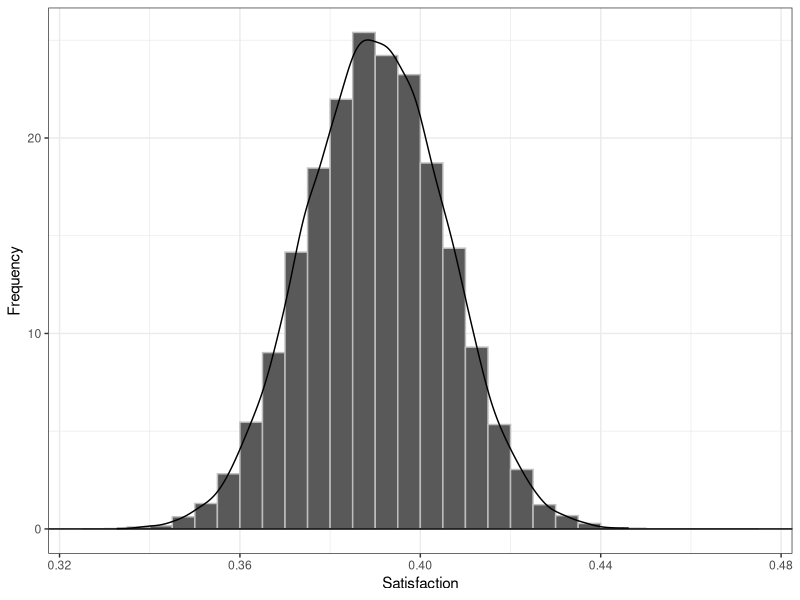
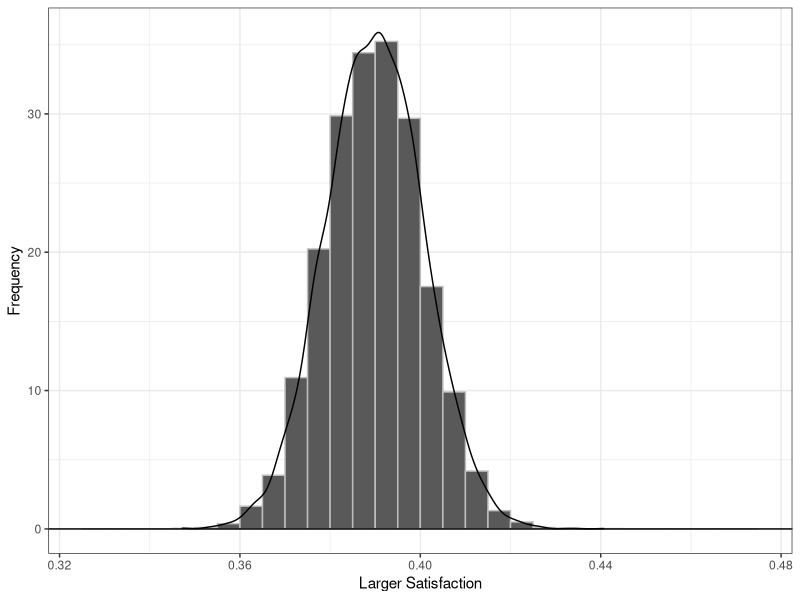
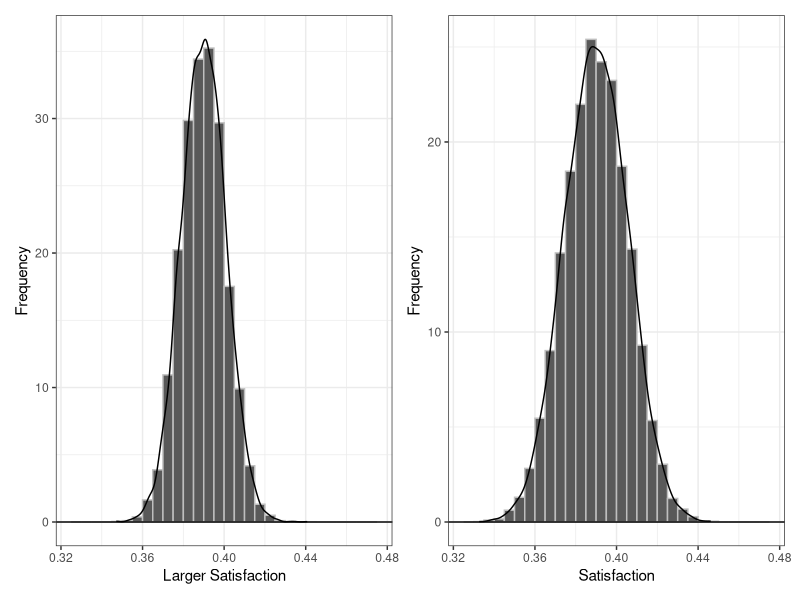
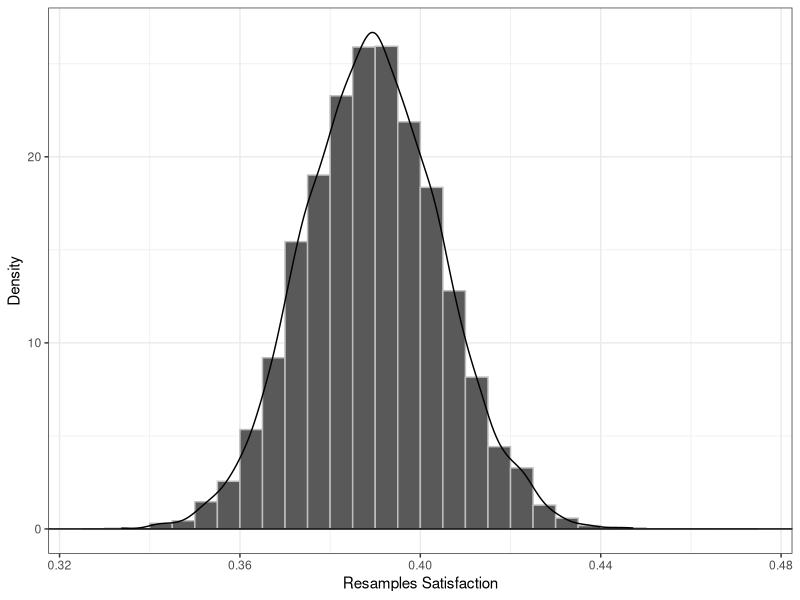
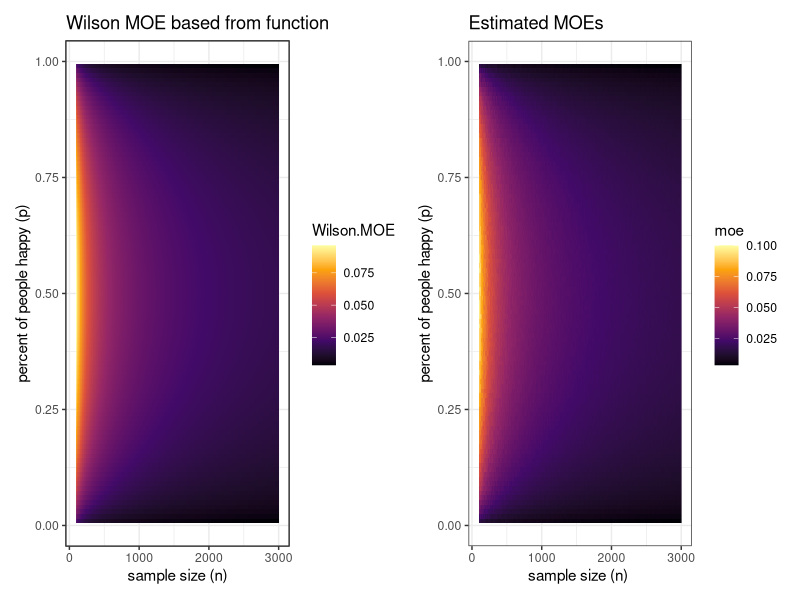

Source code (R) for these figures, in order:
# loading libraries
library(tidyverse)
library(patchwork)

R <- 10000
sample.size <- 1004
satisfaction <- 0.39
samples <- tibble(sat = numeric(R))

for(i in 1:R){
  samples$sat[i] <- (rbinom(1, sample.size, satisfaction)/sample.size)
}

(polls.hist <- ggplot(samples) +
    geom_histogram(aes(x=sat, y=after_stat(density)),
                   breaks = seq(0.325, 0.475, 0.005),
                   color="grey")+
    stat_density(aes(x = sat), geom="line") +
    geom_hline(yintercept=0)+
    theme_bw()+
    xlab("Satisfaction")+
    ylab("Frequency")
)


lower_bound <- quantile(samples$sat, 0.025)
upper_bound <- quantile(samples$sat, 0.975)
range <- upper_bound[[1]] - lower_bound[[1]]
moe <- range/2
# moe is less than the estimated 4%, is in range

larger.size <- sample.size *2
larger.samples <- tibble(sat = numeric(R))
for(i in 1:R){
  larger.samples$sat[i] <- (rbinom(1, larger.size, satisfaction)/larger.size)
}

(larger.polls.hist <- ggplot(larger.samples) +
    geom_histogram(aes(x=sat, y=after_stat(density)),
                   breaks = seq(0.325, 0.475, 0.005),
                   color="grey")+
    stat_density(aes(x = sat), geom="line") +
    geom_hline(yintercept=0)+
    theme_bw()+
    xlab("Larger Satisfaction")+
    ylab("Frequency")
)
lower_bound2 <- quantile(larger.samples$sat, 0.025)
upper_bound2 <- quantile(larger.samples$sat, 0.975)
range2 <- upper_bound2[[1]] - lower_bound2[[1]]
moe2 <- range2/2
# the moe is approximately 2.1% and is slightly over the range

larger.polls.hist +polls.hist


##Task 2: resampling 
gallup.survey <- data.frame(values = sample(c(rep(1, 391), rep(0, 613))))
resamples <- tibble(value = numeric(R))
for(i in 1:R){
  # Take a resample
  curr.resample <- sample(x = gallup.survey$values,
                          size = nrow(gallup.survey),
                          replace = T)
  # compute the stat on the resample
  resamples$value[i] <- mean(curr.resample)
}

(resamples.hist <- ggplot(resamples) +
    geom_histogram(aes(x=value, y=after_stat(density)),
                   breaks = seq(0.325, 0.475, 0.005),
                   color="grey")+
    stat_density(aes(x = value), geom="line") +
    geom_hline(yintercept=0)+
    theme_bw()+
    xlab("Resamples Satisfaction")+
    ylab("Density")
)
lower_bound3 <- quantile(resamples$value, 0.025)
upper_bound3 <- quantile(resamples$value, 0.975)
range.resample <- upper_bound3[[1]] - lower_bound3[[1]]
moe.resample <- range.resample/2
# moe is lower than the stimulation



n <- seq(100,3000,10)
p <- seq(0.01, 0.99, 0.01)
simulations <- tibble()
counter <- 1

find_moe <- function(size,prob){
  current <- (rbinom(10000, size, prob)/size)
  lower_bound <- quantile(current, 0.025)
  upper_bound <- quantile(current, 0.975)
  moe<- (upper_bound[[1]] - lower_bound[[1]])/2
  return(moe)
}

for(j in 1:length(p)){
  new <- tibble(n) %>%
    mutate(
      p= p[j],
      moe = 0
    )
  simulations <- bind_rows(simulations, new)
}
for(j in 1:length(p)){
  for(i in 1:length(n)){
    v1 <- n[i]
    v2 <- p[j]
    simulations$moe[counter] <- find_moe(v1,v2)
    counter <- counter +1
  }
}

random.MOE = ggplot(simulations)+
  scale_fill_viridis_c(option = "inferno")+
  geom_raster(aes(n,p, fill = moe))+
  labs(x = "sample size (n) ",
       y = "percent of people happy (p)",
       title = "Estimated MOEs")+
  theme_bw()

# Task 4 
alpha <- 0.05
Z <- qnorm(1- alpha/2)
Wilson.calculations <- tibble(n = numeric(), p = numeric(), Wilson.MOE = numeric())

## calculate each MOE and add to data set
for(i in 1:length(n)){
  for(j in 1:length(p)){
    value.n = n[i]
    value.p = p[j]
    
    Wilson.MOE = Z*(sqrt( value.n * value.p * (1-value.p) + ((Z^2)/4)))/
      (value.n + Z^2)
    Wilson.calculations = bind_rows(Wilson.calculations, tibble(n = value.n, p = value.p, Wilson.MOE = Wilson.MOE)) 
  }
}

Wilson.MOE = ggplot(Wilson.calculations)+
  scale_fill_viridis_c(option = "inferno")+
  geom_raster(aes(n,p, fill = Wilson.MOE))+
  labs(x = "sample size (n)",
       y = "percent of people happy (p)",
       title = "Wilson MOE based from function")+
  theme_bw()
Wilson.MOE + random.MOE